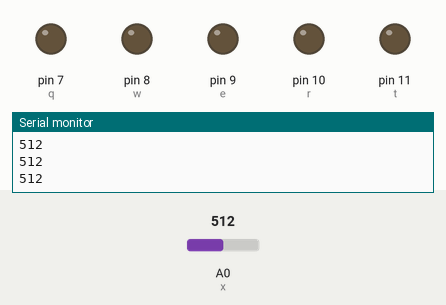
Bench run of a sketch on a simulated Arduino Uno, built with avr-gcc and run on an emulated ATmega328P. Shown: output pins drawn as LEDs (lit = HIGH), the last lines printed to the serial monitor. Dashed ring = blinking. Inputs (shaded band) come from the test bench; at power-on: A0 (x) = 512.

Above: at 1.2 s.
1.3 s: A0 (x) set to 900
At 1.9 s:
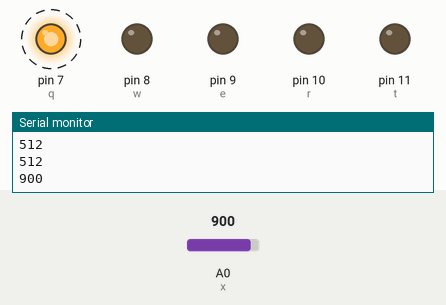
4.3 s: A0 (x) set to 1023
At 4.9 s:
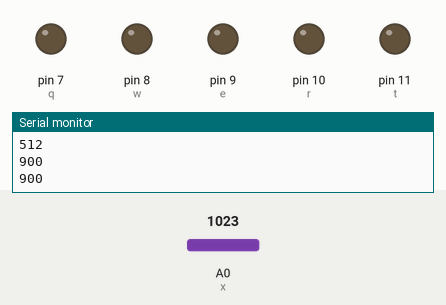
Timing chart, 0 to 7.3 s (numbered marks = the images above; inputs shaded):
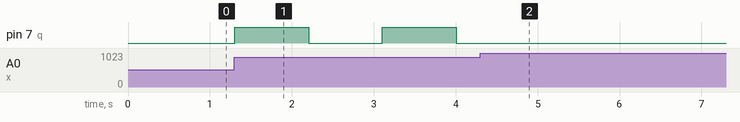

The sketch:

2B_peremenniirizistor_1.ino
```cpp
int x = A0;
int q = 7;
int w = 8;
int e = 9;
int r = 10;
int t = 11;
int y;
void setup()
{
  Serial.begin(9600);
  pinMode(q, OUTPUT);
  pinMode(w, OUTPUT);
  pinMode(e, OUTPUT);
  pinMode(r, OUTPUT);
  pinMode(t, OUTPUT);
}
void loop()
{
  y = analogRead(x);
  Serial.println(y);
  if (y == 200)
  {
    digitalWrite(t, HIGH);
    delay(y);
    digitalWrite(t, LOW);
    delay(y);
  }
  else if (y == 400)
  {
    digitalWrite(r, HIGH);
    delay(y);
    digitalWrite(r, LOW);
    delay(y);
  }
  else if (y == 600)
  {
    digitalWrite(e, HIGH);
    delay(y);
    digitalWrite(e, LOW);
    delay(y);
  }
  else if (y == 800)
  {
    digitalWrite(w, HIGH);
    delay(y);
    digitalWrite(w, LOW);
    delay(y);
  }
  else if (y == 900)
  {
    digitalWrite(q, HIGH);
    delay(y);
    digitalWrite(q, LOW);
    delay(y);
  }
}
```

Measured:
- after the input at 1.3 s, pin 7 (q): alternates HIGH for 0.90 s and LOW for 0.90 s, starting at once
- after the input at 4.3 s, pin 7 (q): stops changing and stays LOW
